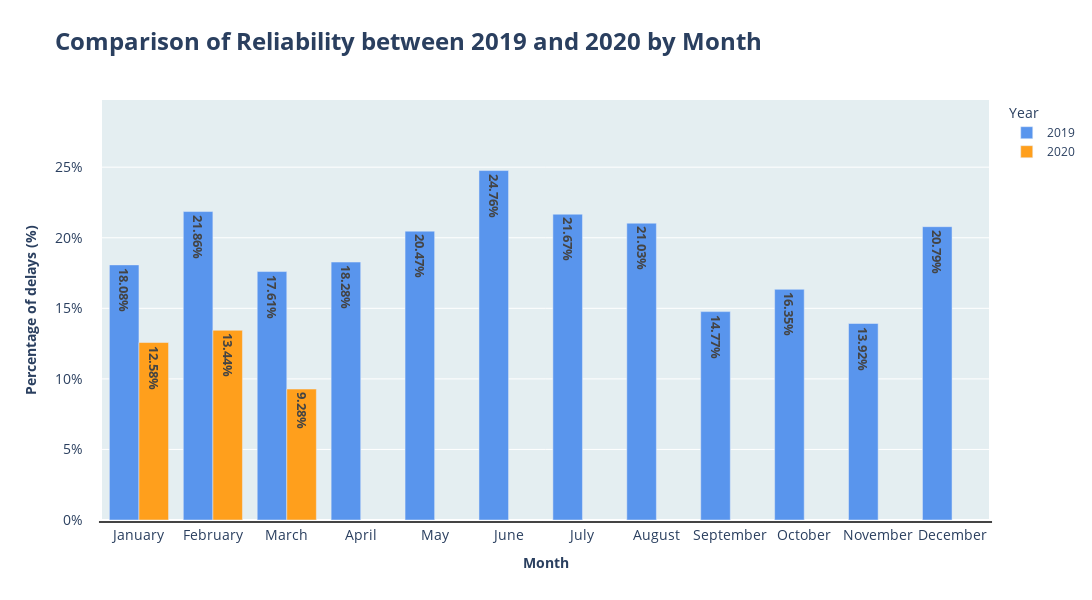

Source (notebook cell):
### Markdown cell above
Tworzę wykres słupkowy, zapisuję go do zmiennej `yoy_comparision_fig`.

### Code cell
yoy_comparision_fig = px.bar(   yoy_comparision_to_plot_df, 
                                x=yoy_comparision_to_plot_df.index,
                                y=[[yoy_comparision_to_plot_df.values[i][0] for i in range(0,12)], [yoy_comparision_to_plot_df.values[i][1] for i in range(0,12)]],
                                barmode='group',
                                height=600, 
                                width=1400,
                                title='<b>Comparison of Reliability between 2019 and 2020 by Month',
                                text_auto=True,
                                color_discrete_map={'wide_variable_0': '#5995ED', 'wide_variable_1': '#FF9F1C'},

                                )

month = ['January', 'February', 'March', 'April', 'May', 'June', 'July',
         'August', 'September', 'October', 'November', 'December']

yoy_comparision_fig.update_layout(  xaxis = dict(   
                                                    title='<b>Month',
                                                    titlefont=dict(size=14),
                                                    tickvals = [i for i in range(1,13)],
                                                    ticktext = month,
                                                    tickson="boundaries",
                                                    ticks="outside", 
                                                    ticklen=2,
                                                    tickwidth=80,
                                                    tickfont=dict(size=14),
                                                                    ),
                                    yaxis = dict(
                                                    title='<br><b>Percentage of delays (%)',
                                                    titlefont=dict(size=14),
                                                    range=[0, max_value+0.05], 
                                                    tickformat=".0%",
                                                    tickson="boundaries",
                                                    ticks="outside",
                                                    ticklen=15,
                                                    tickwidth=1,
                                                    tickcolor='white',
                                                    tickfont=dict(size=14),
                                                    ),
                                    legend_title="Year",
                                    titlefont=dict(size=24),
                                    plot_bgcolor="#E4EEF1"
                                    )
yoy_comparision_fig.update_traces(hovertemplate="Month: <b>%{x}</b> <br>Percentage of delay (%): <b>%{y}</b> <br>Year: <b>%{fullData.name}</b>", 
                                  texttemplate='<span style="font-size: 13px;"><b>%{y:.2%}</b></span>',
                                  )

yoy_comparision_fig.for_each_trace(lambda t: t.update(name="2019" if t.name == "wide_variable_0" else "2020"))

yoy_comparision_fig.show()

### Figure 1 — Plotly figure (JSON) as saved in the notebook; plotly's stock layout.template omitted (floating-point values rounded to 4 significant figures)
{"data": [{"alignmentgroup": "True", "hovertemplate": "Month: <b>%{x}</b> <br>Percentage of delay (%): <b>%{y}</b> <br>Year: <b>%{fullData.name}</b>", "legendgroup": "wide_variable_0", "marker": {"color": "#5995ED", "pattern": {"shape": ""}}, "name": "2019", "offsetgroup": "wide_variable_0", "orientation": "v", "showlegend": true, "textposition": "auto", "texttemplate": "<span style=\"font-size: 13px;\"><b>%{y:.2%}</b></span>", "type": "bar", "x": [1, 2, 3, 4, 5, 6, 7, 8, 9, 10, 11, 12], "xaxis": "x", "y": [0.1808, 0.2186, 0.1761, 0.1828, 0.2047, 0.2476, 0.2167, 0.2103, 0.1477, 0.1635, 0.1392, 0.2079], "yaxis": "y"}, {"alignmentgroup": "True", "hovertemplate": "Month: <b>%{x}</b> <br>Percentage of delay (%): <b>%{y}</b> <br>Year: <b>%{fullData.name}</b>", "legendgroup": "wide_variable_1", "marker": {"color": "#FF9F1C", "pattern": {"shape": ""}}, "name": "2020", "offsetgroup": "wide_variable_1", "orientation": "v", "showlegend": true, "textposition": "auto", "texttemplate": "<span style=\"font-size: 13px;\"><b>%{y:.2%}</b></span>", "type": "bar", "x": [1, 2, 3, 4, 5, 6, 7, 8, 9, 10, 11, 12], "xaxis": "x", "y": [0.1258, 0.1344, 0.0928, null, null, null, null, null, null, null, null, null], "yaxis": "y"}], "layout": {"barmode": "group", "height": 600, "legend": {"title": {"text": "Year"}, "tracegroupgap": 0}, "plot_bgcolor": "#E4EEF1", "title": {"font": {"size": 24}, "text": "<b>Comparison of Reliability between 2019 and 2020 by Month"}, "width": 1400, "xaxis": {"anchor": "y", "domain": [0, 1], "tickfont": {"size": 14}, "ticklen": 2, "ticks": "outside", "tickson": "boundaries", "ticktext": ["January", "February", "March", "April", "May", "June", "July", "August", "September", "October", "November", "December"], "tickvals": [1, 2, 3, 4, 5, 6, 7, 8, 9, 10, 11, 12], "tickwidth": 80, "title": {"font": {"size": 14}, "text": "<b>Month"}}, "yaxis": {"anchor": "x", "domain": [0, 1], "range": [0, 0.2976], "tickcolor": "white", "tickfont": {"size": 14}, "tickformat": ".0%", "ticklen": 15, "ticks": "outside", "tickson": "boundaries", "tickwidth": 1, "title": {"font": {"size": 14}, "text": "<br><b>Percentage of delays (%)"}}}}
